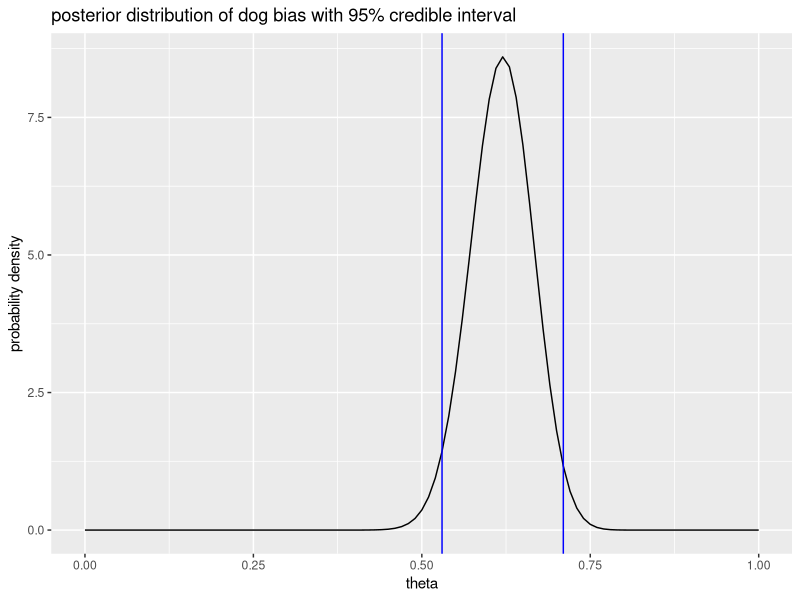
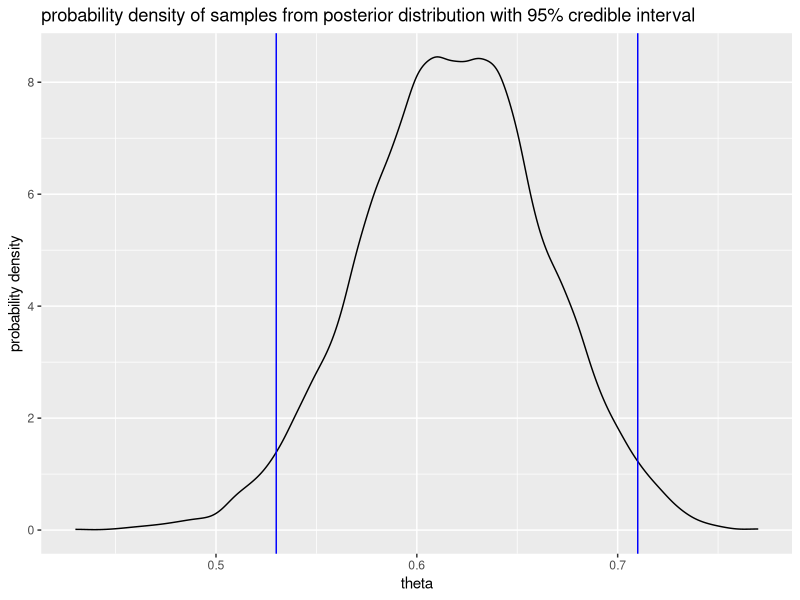

The R source for these figures, in order:
## ---- chunk 1
knitr::opts_chunk$set(echo = TRUE)

library(tidyverse)
## ---- chunk 2
# 1a

## prior (I'm a cat person)
dog.prior <- 1
cat.prior <- 9

## likelihood
dog.n <- 67
subj.n <- 100

## posterior derivation via conjugacy
dog.post <- dog.prior + dog.n
cat.post <- cat.prior + (subj.n - dog.n)

# 1b
theta <- seq(0, 1, by = .01)
cred.int <- qbeta(c(.025, .975), shape1 = dog.post, shape2 = cat.post) %>%
  round(digits = 2)
cred.int

ggplot() +
  geom_line(aes(x = theta, y = dbeta(theta,
                                     shape1 = dog.post,
                                     shape2 = cat.post))) +
  geom_vline(xintercept = cred.int[1], color = "blue") +
  geom_vline(xintercept = cred.int[2], color = "blue") +
  labs(x = "theta", y = "probability density",
       title = "posterior distribution of dog bias with 95% credible interval")
## ---- chunk 3
# 2a
p_grid <- seq(0, 1, by = .01)

## prior
dog.prior <- 1
cat.prior <- 9
theta.prior <- dbeta(p_grid, shape1 = dog.prior, shape2 = cat.prior)

## likelihood
likelihood <- dbinom(67, size = 100, prob = p_grid)

## posterior
posterior <- likelihood * theta.prior
posterior <- posterior / sum(posterior)

# 2b
samples <- sample(p_grid, prob = posterior, size = 1e4, replace = TRUE)
cred.int <- quantile(samples, c(0.025, 0.975))
cred.int

ggplot() +
  geom_density(aes(x = samples)) +
  geom_vline(xintercept = cred.int[1], color = "blue") +
  geom_vline(xintercept = cred.int[2], color = "blue") +
  labs(x = "theta", y = "probability density",
       title = "probability density of samples from posterior distribution with 95% credible interval")
